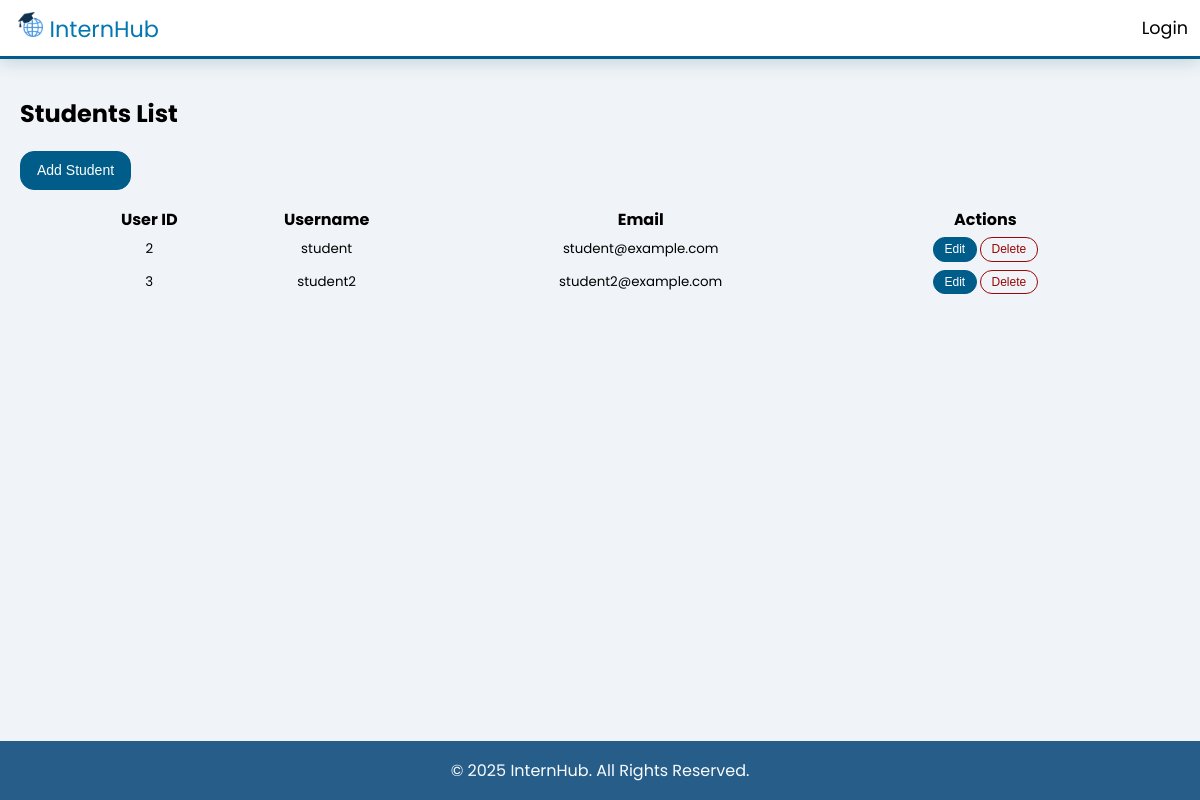
/pages/admin/tasks/students.php, run on an earlier commit of the app's database.
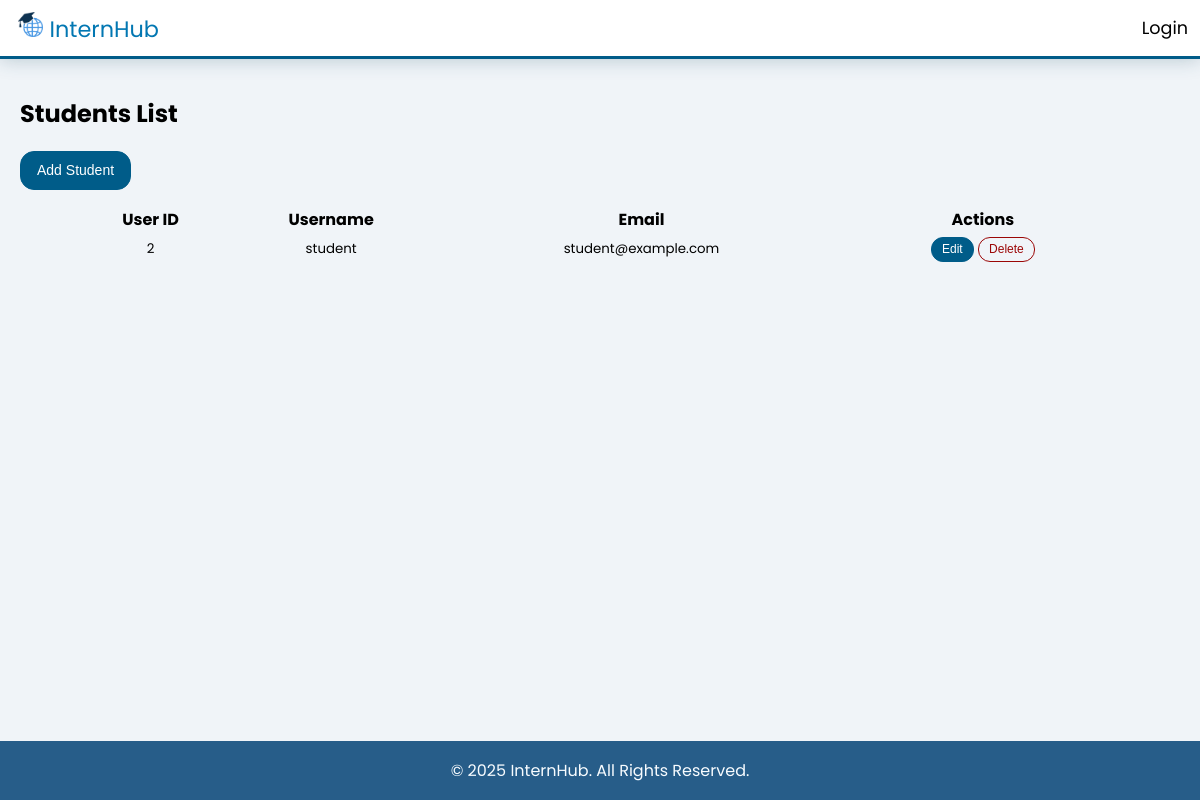
And on a later commit of the database.
### tables this page shows
CREATE TABLE users (
    user_id INT AUTO_INCREMENT PRIMARY KEY,
    username VARCHAR(50) NOT NULL UNIQUE,
    email VARCHAR(100) NOT NULL UNIQUE,
    password_hash VARCHAR(255) NOT NULL,
    user_type_id INT NOT NULL,
    last_login TIMESTAMP NULL,
    created_at TIMESTAMP DEFAULT CURRENT_TIMESTAMP,
    updated_at TIMESTAMP DEFAULT CURRENT_TIMESTAMP ON UPDATE CURRENT_TIMESTAMP,
    FOREIGN KEY (user_type_id) REFERENCES user_types(type_id)
);

### includes/config.php (called while the page is built, shortened)
<?php
function escape($data) {
    if (isset($data)) {
        return htmlspecialchars($data, ENT_QUOTES, 'UTF-8');
    } else {
        return '';
    }
}
?>

### pages/admin/tasks/students.php (the view, shortened to what this page needs)
<?php
require_once '../../../includes/config.php';
require_once '../../../includes/header.php';
?>
<div class="admin-panel-tasks">
    <h2>Students List</h2>
    <button onclick="document.getElementById('addStudentForm').style.display='block'" class="btn btn-primary btn-rg mb-3">Add Student</button>
    <table width="90%" align="center" class="admin-task-table">
        <tr>
            <th>User ID</th>
            <th>Username</th>
            <th>Email</th>
            <th>Actions</th>
        </tr>
        <?php
        $stmt = $db->query("SELECT user_id, username, email FROM users WHERE user_type_id = 2");
        while ($user = $stmt->fetch(PDO::FETCH_ASSOC)) {
            echo "<tr data-userid='{$user['user_id']}' data-username='".escape($user['username'])."' data-email='".escape($user['email'])."' align='center' class='table-row'>
                    <td>".escape($user['user_id'])."</td>
                    <td>".escape($user['username'])."</td>
                    <td>".escape($user['email'])."</td>
                    <td>
                        <button class='edit-btn btn btn-primary btn-sm'>Edit</button>
                        <button class='delete-btn btn btn-danger btn-sm' data-userid='".escape($user['user_id'])."'>Delete</button>
                    </td>
                  </tr>";
        }
        ?>
    </table>
</div>
<?php require_once '../../../includes/footer.php'; ?>

What changed in the data, as far as the page shows it:
no longer on this page (row edited): users: user_id "3", username "student2", email "student2@example.com"
